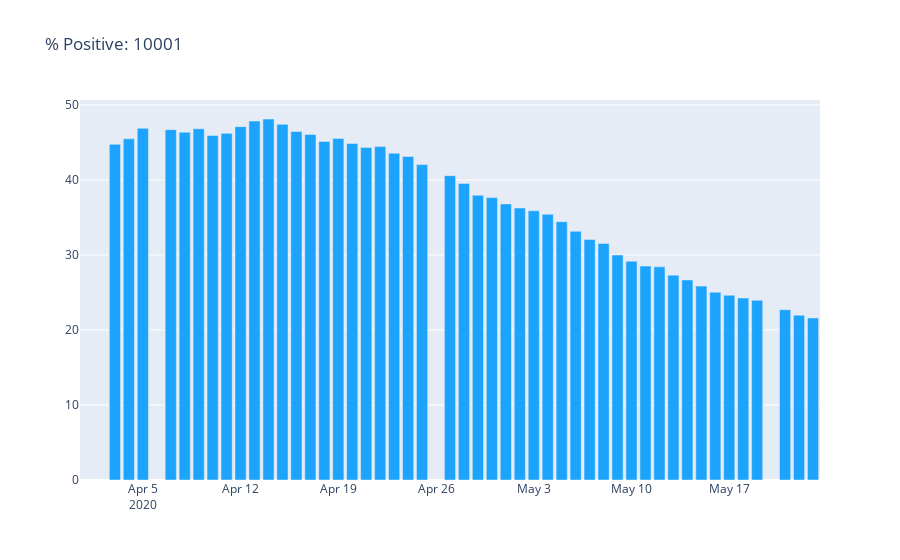
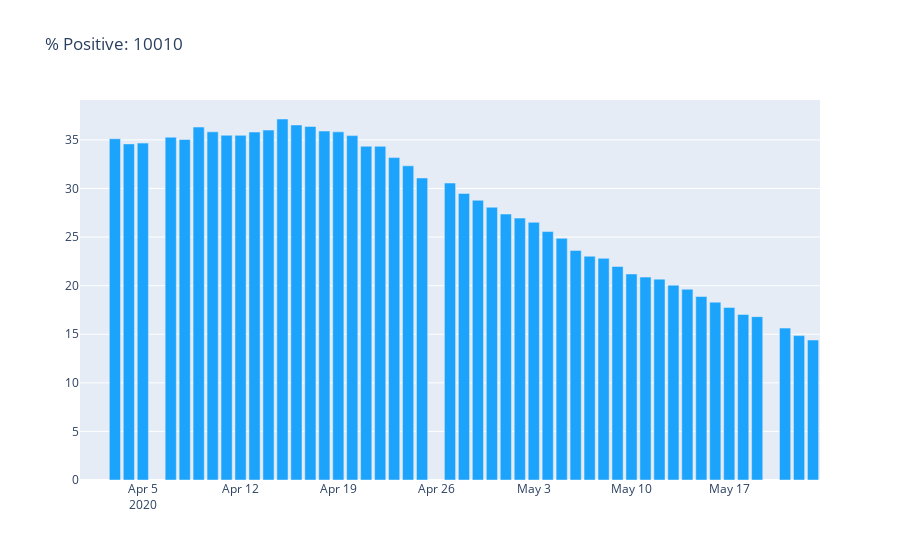
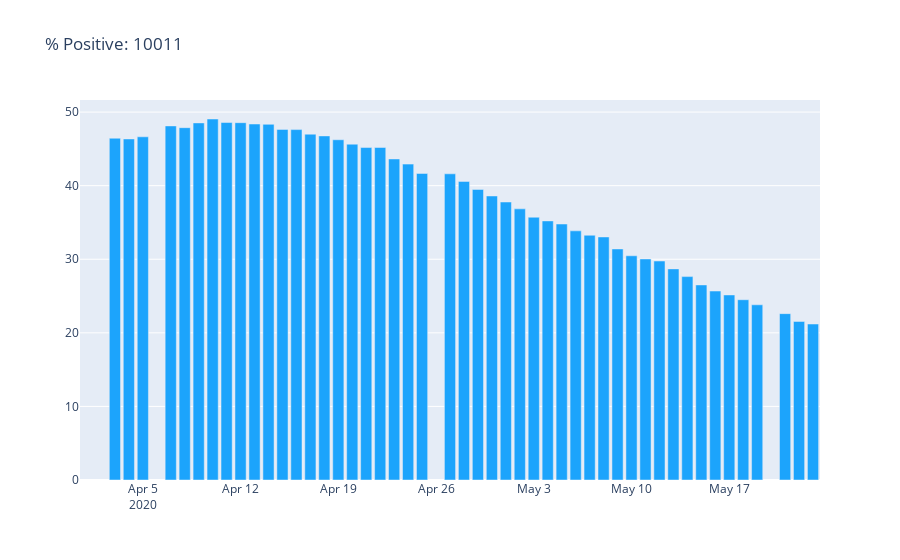
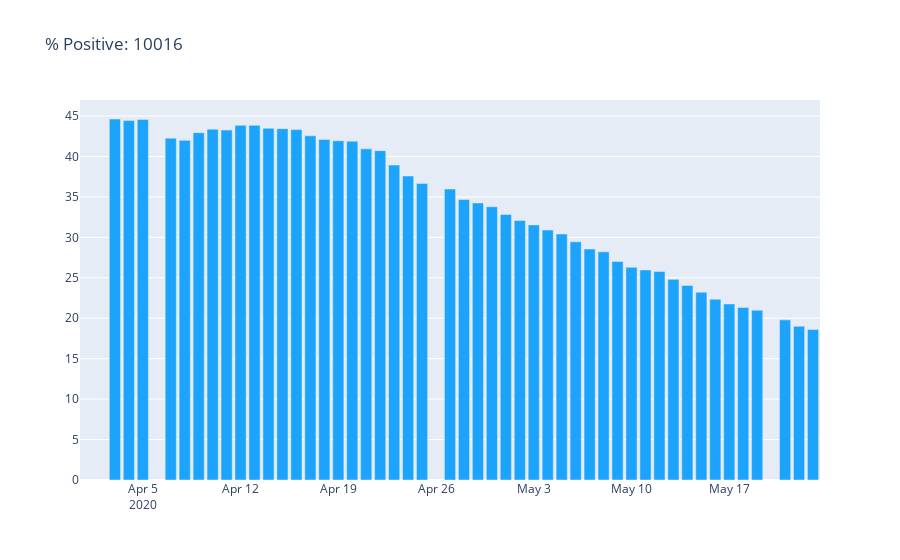

Notebook source saved alongside these figures, in order:
### Code cell
for zipcode, data in filtered.groupby('Zipcode'):
    fig = go.Figure(
        data = [
            go.Bar(name='Positive', x=data.index, y=data['zcta_cum.perc_pos'], marker_color='rgb(28,164,252)'),
        ],
        layout=go.Layout(
            title=go.layout.Title(text=f'% Positive: {zipcode}')
        )
    )
    fig.update_layout(barmode='stack')
    fig.show()
